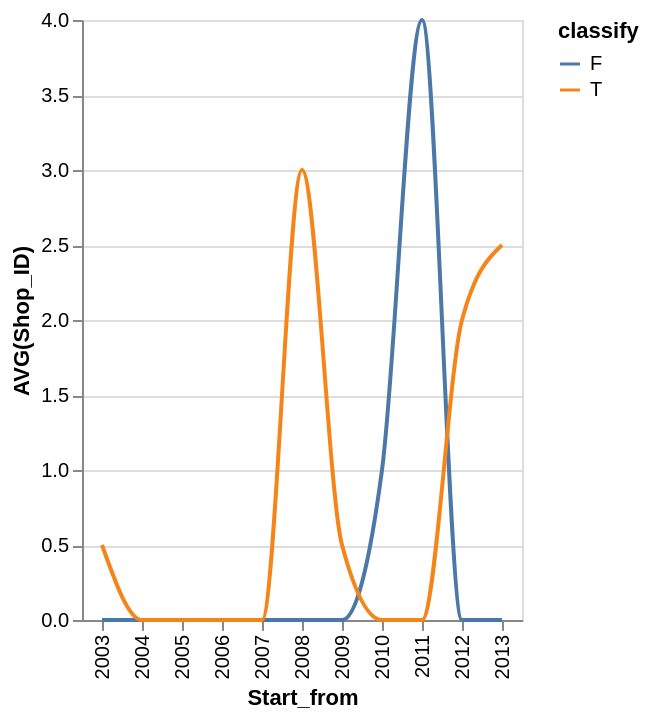

Express this chart as Vega-Lite.
### Vega-Lite specification from a JSON file in a GitHub repository (floating-point values rounded to 4 significant figures)
{"data": {"values": [{"x_data": "2003", "y_data": 0, "classify": "F"}, {"x_data": "2004", "y_data": 0, "classify": "F"}, {"x_data": "2005", "y_data": 0, "classify": "F"}, {"x_data": "2006", "y_data": 0, "classify": "F"}, {"x_data": "2007", "y_data": 0, "classify": "F"}, {"x_data": "2008", "y_data": 0, "classify": "F"}, {"x_data": "2009", "y_data": 0, "classify": "F"}, {"x_data": "2010", "y_data": 1, "classify": "F"}, {"x_data": "2011", "y_data": 4, "classify": "F"}, {"x_data": "2012", "y_data": 0, "classify": "F"}, {"x_data": "2013", "y_data": 0, "classify": "F"}, {"x_data": "2003", "y_data": 0.5, "classify": "T"}, {"x_data": "2004", "y_data": 0, "classify": "T"}, {"x_data": "2005", "y_data": 0, "classify": "T"}, {"x_data": "2006", "y_data": 0, "classify": "T"}, {"x_data": "2007", "y_data": 0, "classify": "T"}, {"x_data": "2008", "y_data": 3, "classify": "T"}, {"x_data": "2009", "y_data": 0.5, "classify": "T"}, {"x_data": "2010", "y_data": 0, "classify": "T"}, {"x_data": "2011", "y_data": 0, "classify": "T"}, {"x_data": "2012", "y_data": 2, "classify": "T"}, {"x_data": "2013", "y_data": 2.5, "classify": "T"}]}, "mark": {"type": "line", "interpolate": "monotone"}, "encoding": {"x": {"field": "x_data", "type": "nominal", "title": "Start_from", "sort": "ascending"}, "y": {"field": "y_data", "type": "quantitative", "title": "AVG(Shop_ID)"}, "color": {"field": "classify"}}}
